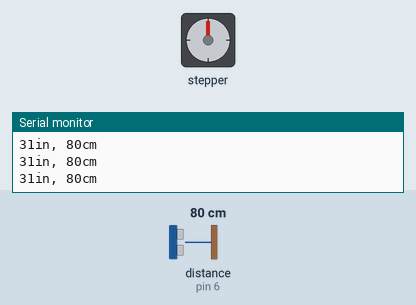
The sketch below on a simulated Arduino Uno, built with avr-gcc and run on an emulated ATmega328P. Shown: stepper motor, the last lines printed to the serial monitor. Wiring (inferred from the names in the program): ultrasonic range finder: trigger pin 7; echo pin 6; stepper motor (2048 steps per turn assumed): coils pin 9, pin 10, pin 11, pin 12. The test bench sets the inputs (shaded band); at power-on: distance to the obstacle (sensor on pin 6) 80 cm. The echo pulse lasts 58.3 µs per cm.

Above: at 1.2 s.
1.3 s: distance to the obstacle (sensor on pin 6) set to 7 cm
2.8 s: distance to the obstacle (sensor on pin 6) set to 4 cm
At 3.6 s:
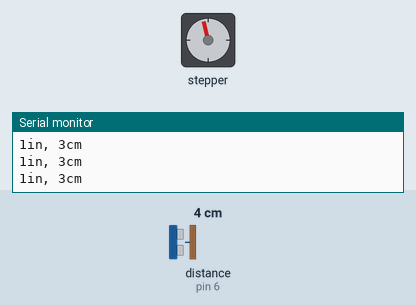
5.8 s: distance to the obstacle (sensor on pin 6) set to 9 cm
At 5.8 s:
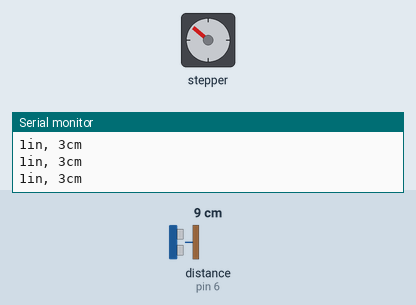
8.8 s: distance to the obstacle (sensor on pin 6) set to 2 cm
At 9.5 s:
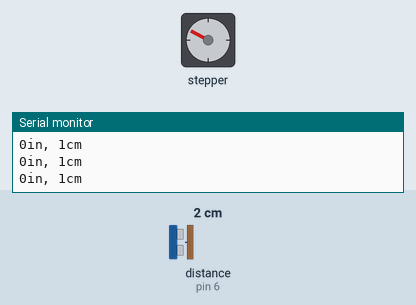
11.8 s: distance to the obstacle (sensor on pin 6) set to 18 cm
At 13.0 s:
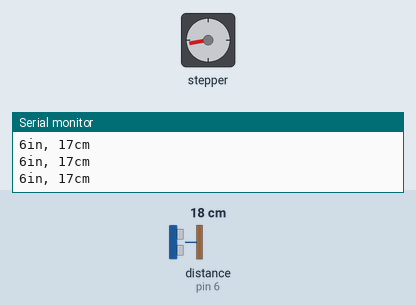
Timing chart, 0 to 14.3 s (numbered marks = the images above; inputs shaded):
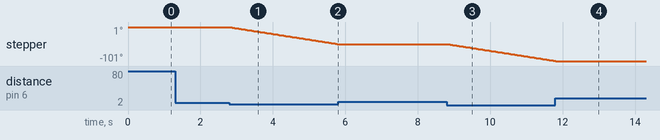

Measured:
- the behaviour switches between 6 and 5 cm on distance to the obstacle (sensor on pin 6) (found by bisection; images 0 and 1)
- after the input at 2.8 s, stepper: keeps turning counter-clockwise at about 17°/s, starting after 0.08 s
- after the input at 5.8 s, stepper: stops changing and stays -50°
- after the input at 8.8 s, stepper: keeps turning counter-clockwise at about 17°/s, starting after 0.05 s
- after the input at 11.8 s, stepper: goes on until 11.8 s, then stays -101°

The sketch:

Base.ino
```cpp
/*
 * Team Number: 37
 * Salt Dispensing RC Car
 * Team Members:
 * Omar Salas-Rodriguez- osalas3 osalas3@uic.edu
 * Harsh Gupta - hgupta20 hgupta20@uic.edu
 * Brian Goldenberg - bgolde2 bgolde2@uic.edu
 *
 * Abstract:
 * Using a mobile application we will be designing a car that will
 * maneuver through ice and dispense salt on the ground creating a
 * safer walking environment. With three arduinos, a motor controller
 * for the dual motors, chassis with custom 3D printed parts, wheels,
 * chain, stepper motor and bluetooth module will be will dispense salt
 * from the back of the tank. When in need of salt, the tank will pull up
 * under a nearby base to request more salt to be dispensed(only when the car is in the proper position).
 * All controlled from the mobile application that we will also design and implement.

 */


//Reference from - Written By Nikodem Bartnik - nikodembartnik.pl
//Author - Harsh Devprakash Gupta
//Description: Code for the Base which includes the stepper motor and the ultrasonic sensor. When the tank is empty it
//             arrives near the base and the distance is calculated by the ultrasonic sensor attached to pin 6 and 7.
//             When the distance in inches is less than 2 inches and in cm less than 8 cm then the stepper motor starts and
//             dispenses salt which is added to the tank.
// Libraries for stepper motor and ultrasonic sensor
#define STEPPER_PIN_1 9
#define STEPPER_PIN_2 10
#define STEPPER_PIN_3 11
#define STEPPER_PIN_4 12
const int pingPin = 7; // Trigger Pin of Ultrasonic Sensor
const int echoPin = 6; // Echo Pin of Ultrasonic Sensor

int step_number = 0;
void setup() {
pinMode(STEPPER_PIN_1, OUTPUT);
pinMode(STEPPER_PIN_2, OUTPUT);
pinMode(STEPPER_PIN_3, OUTPUT);
pinMode(STEPPER_PIN_4, OUTPUT);
Serial.begin(9600); // Starting Serial Terminal

}

void loop() {
   long duration, inches, cm;
   pinMode(pingPin, OUTPUT);
   digitalWrite(pingPin, LOW);
   delayMicroseconds(2);
   digitalWrite(pingPin, HIGH);
   delayMicroseconds(10);
   digitalWrite(pingPin, LOW);
   pinMode(echoPin, INPUT);
   duration = pulseIn(echoPin, HIGH);
   inches = microsecondsToInches(duration);
   cm = microsecondsToCentimeters(duration);
   Serial.print(inches);
   Serial.print("in, ");
   Serial.print(cm);
   Serial.print("cm");
   Serial.println();
   if ((inches <= 1 && cm < 5) || (inches = 918 && cm >=2342)){
    OneStep(false);
   delay(2);
   }


}
long microsecondsToInches(long microseconds) {
   return microseconds / 74 / 2;
}

long microsecondsToCentimeters(long microseconds) {
   return microseconds / 29 / 2;
}


void OneStep(bool dir){
    if(dir){
switch(step_number){
  case 0:
  digitalWrite(STEPPER_PIN_1, HIGH);
  digitalWrite(STEPPER_PIN_2, LOW);
  digitalWrite(STEPPER_PIN_3, LOW);
  digitalWrite(STEPPER_PIN_4, LOW);
  break;
  case 1:
  digitalWrite(STEPPER_PIN_1, LOW);
  digitalWrite(STEPPER_PIN_2, HIGH);
  digitalWrite(STEPPER_PIN_3, LOW);
  digitalWrite(STEPPER_PIN_4, LOW);
  break;
  case 2:
  digitalWrite(STEPPER_PIN_1, LOW);
  digitalWrite(STEPPER_PIN_2, LOW);
  digitalWrite(STEPPER_PIN_3, HIGH);
  digitalWrite(STEPPER_PIN_4, LOW);
  break;
  case 3:
  digitalWrite(STEPPER_PIN_1, LOW);
  digitalWrite(STEPPER_PIN_2, LOW);
  digitalWrite(STEPPER_PIN_3, LOW);
  digitalWrite(STEPPER_PIN_4, HIGH);
  break;
}
  }else{
    switch(step_number){
  case 0:
  digitalWrite(STEPPER_PIN_1, LOW);
  digitalWrite(STEPPER_PIN_2, LOW);
  digitalWrite(STEPPER_PIN_3, LOW);
  digitalWrite(STEPPER_PIN_4, HIGH);
  break;
  case 1:
  digitalWrite(STEPPER_PIN_1, LOW);
  digitalWrite(STEPPER_PIN_2, LOW);
  digitalWrite(STEPPER_PIN_3, HIGH);
  digitalWrite(STEPPER_PIN_4, LOW);
  break;
  case 2:
  digitalWrite(STEPPER_PIN_1, LOW);
  digitalWrite(STEPPER_PIN_2, HIGH);
  digitalWrite(STEPPER_PIN_3, LOW);
  digitalWrite(STEPPER_PIN_4, LOW);
  break;
  case 3:
  digitalWrite(STEPPER_PIN_1, HIGH);
  digitalWrite(STEPPER_PIN_2, LOW);
  digitalWrite(STEPPER_PIN_3, LOW);
  digitalWrite(STEPPER_PIN_4, LOW);


}
  }
step_number++;
  if(step_number > 3){
    step_number = 0;
  }
}
```
